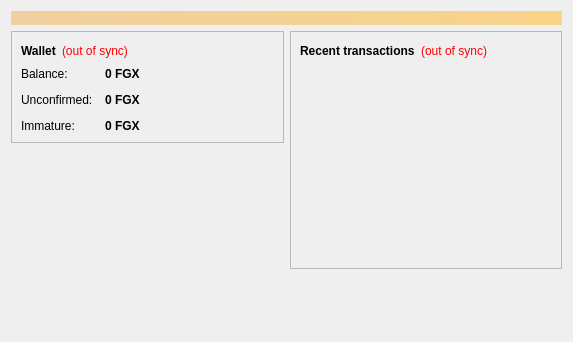
<?xml version="1.0" encoding="UTF-8"?>
<ui version="4.0">
 <class>OverviewPage</class>
 <widget class="QWidget" name="OverviewPage">
  <property name="geometry">
   <rect>
    <x>0</x>
    <y>0</y>
    <width>573</width>
    <height>342</height>
   </rect>
  </property>
  <property name="windowTitle">
   <string>Form</string>
  </property>
  <layout class="QVBoxLayout" name="topLayout">
   <item>
    <widget class="QLabel" name="labelAlerts">
     <property name="visible">
      <bool>false</bool>
     </property>
     <property name="styleSheet">
      <string notr="true">background-color: qlineargradient(x1: 0, y1: 0, x2: 1, y2: 0, stop:0 #F0D0A0, stop:1 #F8D488); color:#000000;</string>
     </property>
     <property name="wordWrap">
      <bool>true</bool>
     </property>
     <property name="margin">
      <number>3</number>
     </property>
    </widget>
   </item>
   <item>
    <layout class="QHBoxLayout" name="horizontalLayout" stretch="1,1">
     <item>
      <layout class="QVBoxLayout" name="verticalLayout_2">
       <item>
        <widget class="QFrame" name="frame">
         <property name="frameShape">
          <enum>QFrame::StyledPanel</enum>
         </property>
         <property name="frameShadow">
          <enum>QFrame::Raised</enum>
         </property>
         <layout class="QVBoxLayout" name="verticalLayout_4">
          <item>
           <layout class="QHBoxLayout" name="horizontalLayout_4">
            <item>
             <widget class="QLabel" name="label_5">
              <property name="font">
               <font>
                <weight>75</weight>
                <bold>true</bold>
               </font>
              </property>
              <property name="text">
               <string>Wallet</string>
              </property>
             </widget>
            </item>
            <item>
             <widget class="QLabel" name="labelWalletStatus">
              <property name="toolTip">
               <string>The displayed information may be out of date. Your wallet automatically synchronizes with the FungiX network after a connection is established, but this process has not completed yet.</string>
              </property>
              <property name="styleSheet">
               <string notr="true">QLabel { color: red; }</string>
              </property>
              <property name="text">
               <string notr="true">(out of sync)</string>
              </property>
              <property name="alignment">
               <set>Qt::AlignLeading|Qt::AlignLeft|Qt::AlignVCenter</set>
              </property>
             </widget>
            </item>
            <item>
             <spacer name="horizontalSpacer_2">
              <property name="orientation">
               <enum>Qt::Horizontal</enum>
              </property>
              <property name="sizeHint" stdset="0">
               <size>
                <width>40</width>
                <height>20</height>
               </size>
              </property>
             </spacer>
            </item>
           </layout>
          </item>
          <item>
           <layout class="QFormLayout" name="formLayout_2">
            <property name="fieldGrowthPolicy">
             <enum>QFormLayout::AllNonFixedFieldsGrow</enum>
            </property>
            <property name="horizontalSpacing">
             <number>12</number>
            </property>
            <property name="verticalSpacing">
             <number>12</number>
            </property>
            <item row="0" column="0">
             <widget class="QLabel" name="label">
              <property name="text">
               <string>Balance:</string>
              </property>
             </widget>
            </item>
            <item row="0" column="1">
             <widget class="QLabel" name="labelBalance">
              <property name="font">
               <font>
                <weight>75</weight>
                <bold>true</bold>
               </font>
              </property>
              <property name="cursor">
               <cursorShape>IBeamCursor</cursorShape>
              </property>
              <property name="toolTip">
               <string>Your current balance</string>
              </property>
              <property name="text">
               <string notr="true">0 FGX</string>
              </property>
              <property name="textInteractionFlags">
               <set>Qt::LinksAccessibleByMouse|Qt::TextSelectableByKeyboard|Qt::TextSelectableByMouse</set>
              </property>
             </widget>
            </item>
            <item row="1" column="0">
             <widget class="QLabel" name="label_3">
              <property name="text">
               <string>Unconfirmed:</string>
              </property>
             </widget>
            </item>
            <item row="1" column="1">
             <widget class="QLabel" name="labelUnconfirmed">
              <property name="font">
               <font>
                <weight>75</weight>
                <bold>true</bold>
               </font>
              </property>
              <property name="cursor">
               <cursorShape>IBeamCursor</cursorShape>
              </property>
              <property name="toolTip">
               <string>Total of transactions that have yet to be confirmed, and do not yet count toward the current balance</string>
              </property>
              <property name="text">
               <string notr="true">0 FGX</string>
              </property>
              <property name="textInteractionFlags">
               <set>Qt::LinksAccessibleByMouse|Qt::TextSelectableByKeyboard|Qt::TextSelectableByMouse</set>
              </property>
             </widget>
            </item>
            <item row="2" column="0">
             <widget class="QLabel" name="labelImmatureText">
              <property name="text">
               <string>Immature:</string>
              </property>
             </widget>
            </item>
            <item row="2" column="1">
             <widget class="QLabel" name="labelImmature">
              <property name="font">
               <font>
                <weight>75</weight>
                <bold>true</bold>
               </font>
              </property>
              <property name="toolTip">
               <string>Mined balance that has not yet matured</string>
              </property>
              <property name="text">
               <string notr="true">0 FGX</string>
              </property>
              <property name="textInteractionFlags">
               <set>Qt::LinksAccessibleByMouse|Qt::TextSelectableByKeyboard|Qt::TextSelectableByMouse</set>
              </property>
             </widget>
            </item>
           </layout>
          </item>
         </layout>
        </widget>
       </item>
       <item>
        <spacer name="verticalSpacer">
         <property name="orientation">
          <enum>Qt::Vertical</enum>
         </property>
         <property name="sizeHint" stdset="0">
          <size>
           <width>20</width>
           <height>40</height>
          </size>
         </property>
        </spacer>
       </item>
      </layout>
     </item>
     <item>
      <layout class="QVBoxLayout" name="verticalLayout_3">
       <item>
        <widget class="QFrame" name="frame_2">
         <property name="frameShape">
          <enum>QFrame::StyledPanel</enum>
         </property>
         <property name="frameShadow">
          <enum>QFrame::Raised</enum>
         </property>
         <layout class="QVBoxLayout" name="verticalLayout">
          <item>
           <layout class="QHBoxLayout" name="horizontalLayout_2">
            <item>
             <widget class="QLabel" name="label_4">
              <property name="text">
               <string>&lt;b&gt;Recent transactions&lt;/b&gt;</string>
              </property>
             </widget>
            </item>
            <item>
             <widget class="QLabel" name="labelTransactionsStatus">
              <property name="toolTip">
               <string>The displayed information may be out of date. Your wallet automatically synchronizes with the FungiX network after a connection is established, but this process has not completed yet.</string>
              </property>
              <property name="styleSheet">
               <string notr="true">QLabel { color: red; }</string>
              </property>
              <property name="text">
               <string notr="true">(out of sync)</string>
              </property>
              <property name="alignment">
               <set>Qt::AlignRight|Qt::AlignTrailing|Qt::AlignVCenter</set>
              </property>
             </widget>
            </item>
            <item>
             <spacer name="horizontalSpacer">
              <property name="orientation">
               <enum>Qt::Horizontal</enum>
              </property>
              <property name="sizeHint" stdset="0">
               <size>
                <width>40</width>
                <height>20</height>
               </size>
              </property>
             </spacer>
            </item>
           </layout>
          </item>
          <item>
           <widget class="QListView" name="listTransactions">
            <property name="styleSheet">
             <string notr="true">QListView { background: transparent; }</string>
            </property>
            <property name="frameShape">
             <enum>QFrame::NoFrame</enum>
            </property>
            <property name="verticalScrollBarPolicy">
             <enum>Qt::ScrollBarAlwaysOff</enum>
            </property>
            <property name="horizontalScrollBarPolicy">
             <enum>Qt::ScrollBarAlwaysOff</enum>
            </property>
            <property name="selectionMode">
             <enum>QAbstractItemView::NoSelection</enum>
            </property>
           </widget>
          </item>
         </layout>
        </widget>
       </item>
       <item>
        <spacer name="verticalSpacer_2">
         <property name="orientation">
          <enum>Qt::Vertical</enum>
         </property>
         <property name="sizeHint" stdset="0">
          <size>
           <width>20</width>
           <height>40</height>
          </size>
         </property>
        </spacer>
       </item>
      </layout>
     </item>
    </layout>
   </item>
  </layout>
 </widget>
 <resources/>
 <connections/>
</ui>
